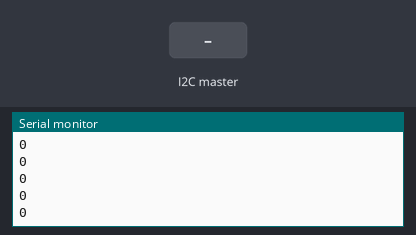
A sketch run on a simulated Arduino Uno, built with avr-gcc and run on an emulated ATmega328P. On the bench: the last lines printed to the serial monitor. The inputs (shaded band) are chosen by the test bench.

Above: at 1.2 s.
1.3 s: the I2C master sends the byte 1
At 2.3 s:
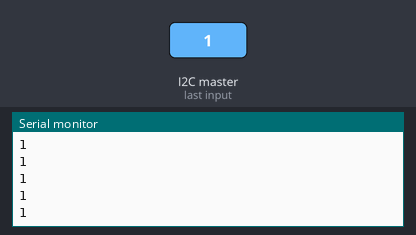
2.8 s: the I2C master sends the byte 2
At 3.8 s:
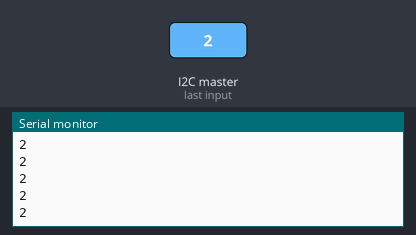
Timing chart, 0 to 5.8 s (numbered marks = the images above; inputs shaded):
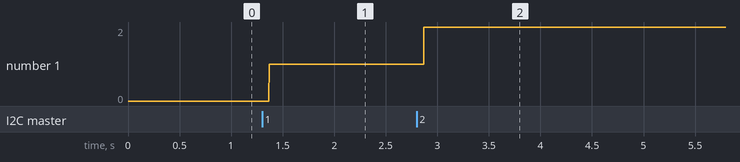

Measured:
- after the input at 1.3 s, the serial monitor: prints a new line after 0.07 s (image 1)
- after the input at 2.8 s, the serial monitor: prints a new line after 0.07 s (image 2)
- plotted number 1: 0 → 1 after the input at 1.3 s, 1 → 2 after the input at 2.8 s

The sketch:

slave.ino
```cpp
#include <Wire.h>
int x = 0;

void setup() {
  // put your setup code here, to run once:
  Wire.begin();
  Wire.onReceive(receive);
  Serial.begin(9600);
}

void receive(int byte){
  x = Wire.read();
}

void loop() {
  // put your main code here, to run repeatedly:
  Serial.println(x);
}
```
